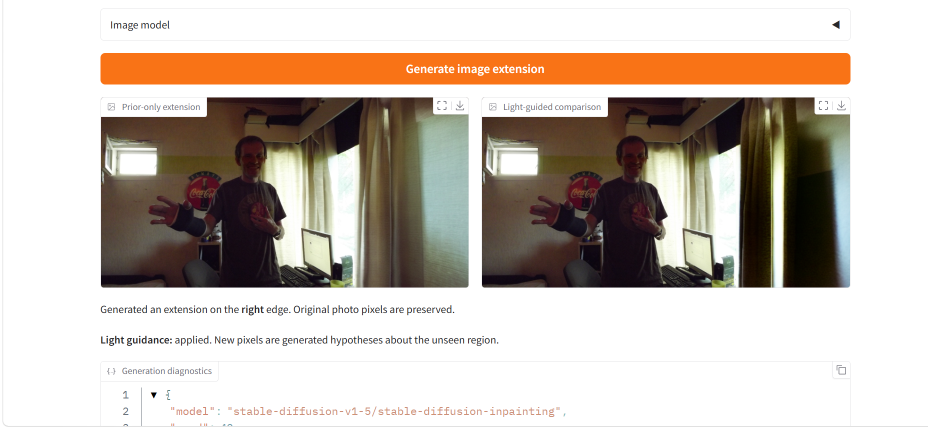
#> input picture pic.png, 1855 x 856 px (shown at 1/2 size)
$ python -i fan.py   (imports and definitions only)
#> lines starting #> are read from the running program, lines starting #| are printed output that depends on the picture
"""The 2-D penumbra fan: locate a wall corner from the light on the floor beside it.

Physics (the corner camera, Bouman et al. 2017; 2-D extension Seidel et al. 2020).
A vertical wall edge stands at the corner point O on the floor. A floor point at
angle phi around O (measured from the wall) receives light from the hidden scene
only at hidden angles theta < phi; the edge occludes the rest. So, apart from a
slow radial falloff, the extra light on the floor depends only on phi:

    I(x) = ambient(x) + sum_theta L(theta) * S((phi(x) - theta) / p) * g(r(x)).

Iso-intensity lines are rays from O. A camera maps the floor to the image by a
homography, which maps lines to lines. In the photo the rays therefore stay lines
through one point, the image of O. Perspective only reparametrises the angle
monotonically, and that is absorbed by free radiance bins. So the fan model
holds in pixel coordinates without camera calibration. Locating the apex is a
2-parameter search, just as Varjoluotain locates its plate.

A hypothesis is (apex x, apex y, which side is hidden, penumbra). It is refuted
when no non-negative angular radiance, with a two-term radial profile, explains
the photo's log-light beyond its own noise. The search runs as a funnel:
coarse blocks over a coarse grid, then finer blocks around unrefuted cells.
"""
from __future__ import annotations

from dataclasses import dataclass, field, asdict
import math
import time

import numpy as np
from scipy.optimize import nnls
from scipy.stats import chi2


# ================================================================ rendering ===
# [9 lines left out: function homography_from_points, not called in this run]


def apply_h(H: np.ndarray, pts: np.ndarray) -> np.ndarray:
    p = np.c_[pts, np.ones(len(pts))] @ H.T
    return p[:, :2] / p[:, 2:3]


# [8 lines left out: function smooth_field, not called in this run]


def _linear_to_srgb(x):
    x = np.clip(x, 0.0, 1.0)
    return np.where(x <= 0.0031308, 12.92 * x, 1.055 * np.power(np.maximum(x, 1e-8), 1 / 2.4) - 0.055)


def _srgb_to_linear(x):
    x = np.clip(x, 0.0, 1.0)
    return np.where(x <= 0.04045, x / 12.92, ((x + 0.055) / 1.055) ** 2.4)


@dataclass
class FanScene:
    image_srgb: np.ndarray          # [H, W, 3] in [0,1], 8-bit quantised
    apex: np.ndarray                # image coordinates (x, y) of the corner O
    hidden_ccw: bool                # orientation flag in FanHypothesis's convention
    homography: np.ndarray          # floor (u, v) -> image (x, y)
    sources: list[dict]             # hidden sources: theta, width, distance, rgb
    leak_fraction: float            # peak hidden light / ambient on the floor
    source_image_angles: list[float] = field(default_factory=list)
    floor_mask: np.ndarray | None = None   # [H, W] pixels that see the visible floor


# [73 lines left out: function render_fan_scene, not called in this run]


def _image_angle(apex, pt) -> float:
    return math.atan2(pt[1] - apex[1], pt[0] - apex[0])


# [4 lines left out: function _ccw_from, not called in this run]


# ============================================================== measurement ===
@dataclass
class BlockMeasurement:
    y: np.ndarray        # [N, 3] mean linear light per block
    xy: np.ndarray       # [N, 2] block centres (image px)
    sigma: np.ndarray    # [3] per-block noise std (log units)
    correlation: float   # noise correlation length in blocks (>= 1)
    block: int
    shape: tuple[int, int]
    index: np.ndarray    # flat indices of the used blocks in the [nh, nw] grid


# [38 lines left out: functions measure_blocks, background_basis_2d, not called in this run]


def _proj(m, q):
    return m - q @ (q.T @ m)


# =================================================================== model ====
@dataclass(frozen=True)
class FanHypothesis:
    apex_x: float
    apex_y: float
    hidden_ccw: bool         # hidden-scene side lies counter-clockwise of the open side
    penumbra: float          # edge softness, radians of image angle

    def as_dict(self):
        return asdict(self)


# [53 lines left out: functions fan_kernel, fan_misfit, not called in this run]


# ================================================================== funnel ====
@dataclass(frozen=True)
class FanLevel:
    block: int
    n_bins: int
    step: float              # apex grid step, px
    penumbras: tuple[float, ...] = (0.03,)
    cap: int = 400           # most hypotheses carried to the next level (lowest chi2 first)


@dataclass(frozen=True)
class FanConfig:
    box: float = 1.0                          # apex search box: image +- box*size around the image
    levels: tuple[FanLevel, ...] = (
        FanLevel(16, 24, 16.0, (0.03,), 600),
        FanLevel(8, 48, 4.0, (0.03,), 200),
        FanLevel(8, 48, 2.0, (0.01, 0.03, 0.08), 400),
    )
    survival_quantile: float = 0.99
    adequacy_birge: float = 4.0
    max_children: int = 6000
    bg_order: int = 2
    model_error: float = 0.20     # systematic floor: fraction of the projected signal rms per channel
    located_px: float = 16.0      # survivor cloud's long axis below this: corner located (2 blocks)
    detect_threshold: float = 3.0 # background refuted when its excess chi2 exceeds this many nested thresholds


@dataclass
class FanResult:
    best: FanHypothesis
    survivors: list[FanHypothesis]
    ledger: list[dict]
    birge: float
    background_delta: float
    background_refuted: bool
    orientation_decided: bool
    apex_spread: float                        # px: max distance of a survivor from the best apex
    long_axis: float                          # px: survivor cloud along its main direction
    short_axis: float
    line_point: np.ndarray                    # survivor-cloud centre and main direction (image px)
    line_dir: np.ndarray
    status: str
    verdict: str
    panorama: np.ndarray | None = None        # [n_bins, 3] near-radiance at the best hypothesis
    panorama_angles: np.ndarray | None = None
    residue: np.ndarray | None = None         # [nh, nw] |residual|/sigma at the best hypothesis

    @property
    def temperature(self):
        return max(1.0, self.birge)

    # [138 lines left out: functions summary, _initial_grid, _children, locate_apex, distance_to_line, not called in this run]


def load_photo(path: str, max_side: int = 256, region=None):
    """Photo -> (sRGB float image, floor mask). ``region`` = (x0, y0, x1, y1) image fractions of the floor."""
#> called with path = '../../pic.png', max_side = 256
    from PIL import Image
    with Image.open(path) as im:
#> im is the input picture: PIL image 1855x856 RGB; mean R, G, B 200.5, 189.7, 180.3
        im = im.convert("RGB")
        w, h = im.size
#> w = 1855; h = 856
        if region is not None:
            x0, y0, x1, y1 = region
            im = im.crop((int(x0 * w), int(y0 * h), int(x1 * w), int(y1 * h)))
        sc = max_side / max(im.size)
#> sc = 0.138
        if sc < 1:
            im = im.resize((max(1, round(im.size[0] * sc)), max(1, round(im.size[1] * sc))), Image.Resampling.LANCZOS)
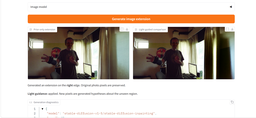
#> im: PIL image 256x118 RGB; mean R, G, B 200.2, 189.3, 179.8
        arr = np.asarray(im, dtype=np.float64) / 255.0
    side = min(arr.shape[:2])
#> side = 118
    arr = arr[:side, :side]
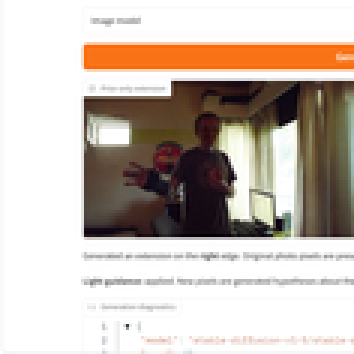
#> arr: shape (118, 118, 3) float64 (shown 3 times larger); mean R, G, B 0.789, 0.744, 0.708
    return arr, np.ones(arr.shape[:2], bool)


# [99 lines left out: functions report_image, bin_image_angles, edge_clusters, bin_contributions, not called in this run]


@dataclass(frozen=True)
class CertifyConfig:
    block: int = 8
    n_bins: int = 48
    penumbras: tuple[float, ...] = (0.01, 0.03, 0.08)
    ring_dirs: int = 24                         # coarse ring: catches broad ambiguity
    ring_radii: tuple[float, ...] = (16.0, 32.0, 64.0, 128.0)
    valley_radius: float = 24.0                 # fine ring for the narrow single-edge valley
    valley_dirs: int = 72
    valley_refine_deg: float = 0.5
    walk_step: float = 12.0
    walk_max: float = 512.0
    walk_lateral: tuple[float, ...] = (-4.0, -2.0, 0.0, 2.0, 4.0)
    located_px: float = 16.0
    line_elongation: float = 4.0                # a survivor set this elongated is a line ...
    line_width_px: float = 32.0                 # ... if it is at most this wide
    edge_rel: float = 0.15
    edge_gap: float = 0.15


@dataclass
class Certificate:
    status: str
    verdict: str
    best: FanHypothesis
    survivors: list[tuple[float, float, bool]]   # (x, y, hidden_ccw) of every evaluated point within threshold
    evaluated: int
    threshold: float
    best_chi2: float
    long_axis: float
    short_axis: float
    edges: list[dict]
    line_point: np.ndarray
    line_dir: np.ndarray
    side_decided: bool
    valley_rise: float                          # chi2 rise along the best valley direction at valley_radius

    # [140 lines left out: functions summary, certify, certified_distance_to_line, not called in this run]

>>> result = load_photo('../../pic.png')
